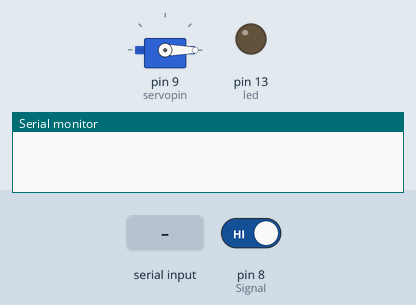
The sketch below on a simulated Arduino Uno, built with avr-gcc and run on an emulated ATmega328P. Shown: servo, output pins drawn as LEDs (lit = HIGH), the last lines printed to the serial monitor. Inputs (shaded band) come from the test bench; at power-on: pin 8 (Signal) HIGH.

Above: at 2.2 s.
2.3 s: pin 8 (Signal) driven LOW
At 2.7 s:
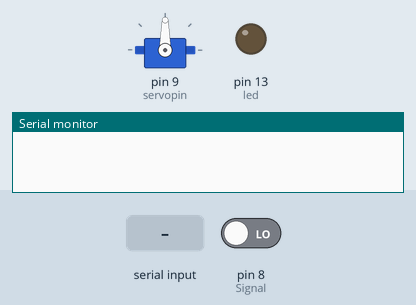
5.3 s: "1" received over Serial
At 7.1 s:
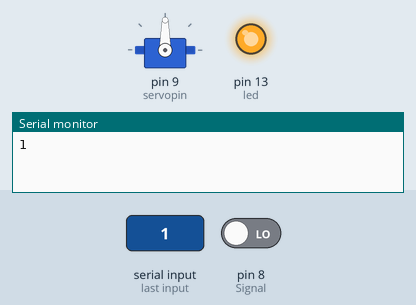
8.3 s: "0" received over Serial
At 8.7 s:
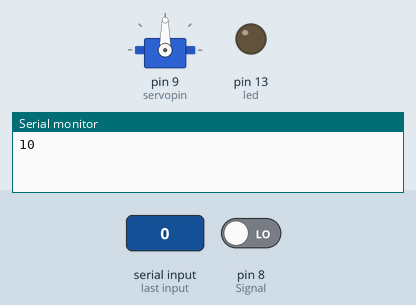
11.3 s: pin 8 (Signal) driven HIGH
At 12.3 s:
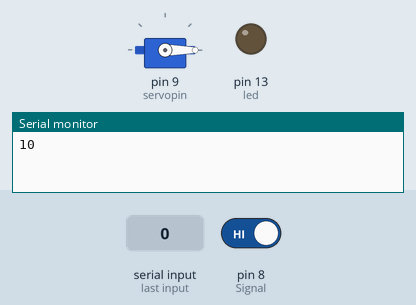
Timing chart, 0 to 13.8 s (numbered marks = the images above; inputs shaded):
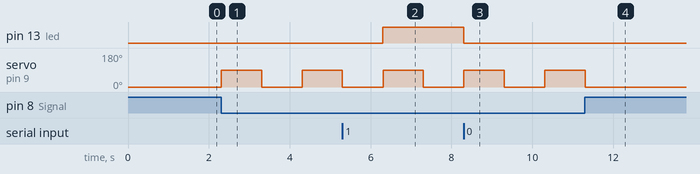

Measured:
- after the input at 2.3 s, servo on pin 9 (servopin): 0° → 90° at once, → 0° 1.0 s later, → 90° 1.0 s later
- after the input at 5.3 s, pin 13 (led): LOW → HIGH after 1.0 s
- after the input at 8.3 s, pin 13 (led): HIGH → LOW at once
- after the input at 11.3 s, servo on pin 9 (servopin): goes on until 11.3 s, then stays 0°

The sketch:

Servo.ino
```cpp
#include "Servo.h"

Servo servo;

// Declare pin variables
int Signal = 8;     // Pin connected to the sensor (e.g., IR sensor or button)
int servopin = 9;   // Pin connected to the servo motor control
char data = 0;      // Variable to store data received via serial communication
int led = 13;       // Pin connected to an LED for visual feedback

// Setup function runs once when the microcontroller starts
void setup() {
  // Begin serial communication at 9600 baud rate
  Serial.begin(9600);

  // Set pin modes
  pinMode(Signal, INPUT);    // Set Signal pin as input to read the sensor
  pinMode(led, OUTPUT);      // Set led pin as output to control the LED

  // Attach the servo to the servopin and close the cap (initial position)
  servo.attach(servopin);
  servo.write(0);  // Close the cap on power on
  delay(1000);     // Wait for a second
  servo.detach();  // Detach the servo to save power
}

// Loop function runs continuously after the setup
void loop() {
  // Read the state of the sensor (button or IR sensor)
  int buttonState = digitalRead(Signal);
  delay(1);  // Small delay to stabilize reading

  // Check if there is any data available in the serial buffer
  if (Serial.available() > 0) {
    data = Serial.read();    // Read the incoming serial data
    Serial.print(data);      // Print the received data to the serial monitor

    // Control the LED based on received serial data
    if (data == '1') {
      digitalWrite(led, HIGH);   // Turn on the LED if '1' is received
    } else if (data == '0') {
      digitalWrite(led, LOW);    // Turn off the LED if '0' is received
    }
  }

  // If the sensor is triggered (button pressed or IR sensor detects an object)
  if (buttonState == 0) {
    servo.attach(servopin);  // Attach the servo to control it
    delay(1);                // Small delay for servo attachment

    // Open the cap by rotating the servo to 90 degrees
    servo.write(90);
    delay(1000);             // Keep the cap open for 1 second

    // Close the cap by rotating the servo back to 0 degrees
    servo.write(0);
    delay(1000);             // Keep the cap closed for 1 second

    servo.detach();          // Detach the servo to save power
  }
}
```
